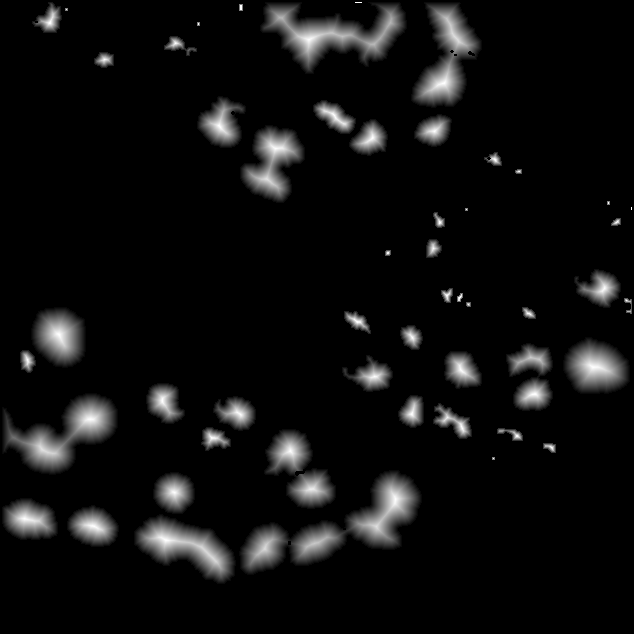
%> input picture assets/binary-red.bmp, 634 x 634 px
$ octave test.m   (GNU Octave 9; MATLAB toolbox functions it lacks are replaced by stand-ins)
%> lines starting %> are read from the running program, lines starting %| are printed output that depends on the picture; in (x1, y1, x2, y2) boxes, pixels count from 0 and x2, y2 are one past the last pixel; in counts of white or black regions, pixels touching at a corner belong together; the program's own positions count from 1
rgb = imread('binary-red.bmp');
%> rgb is the input picture: size 634x634x3 uint8; min 0, max 255, mean 14.6
I = rgb2gray(rgb);
imshow(I)

hy = fspecial('sobel');
hx = hy';
Iy = imfilter(double(I), hy, 'replicate');
Ix = imfilter(double(I), hx, 'replicate');
gradmag = sqrt(Ix.^2 + Iy.^2);
figure
imshow(gradmag,[]), title('Gradient magnitude (gradmag)')

L = watershed(gradmag);
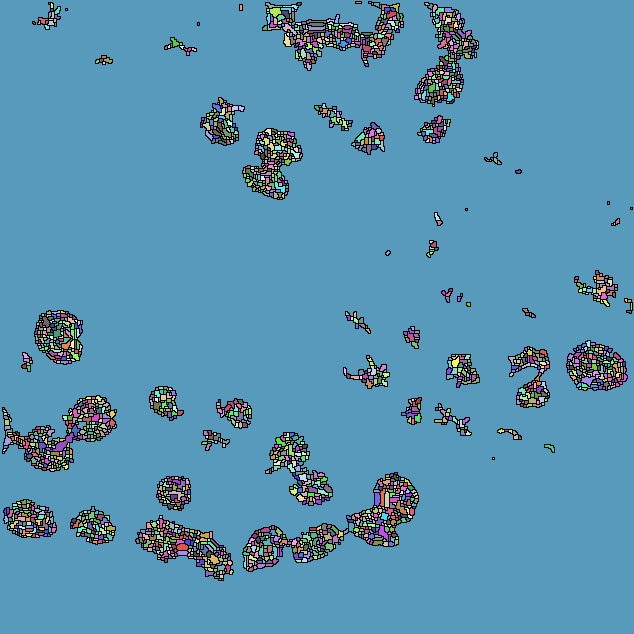
%> L: size 634x634 uint16; 2568 distinct labels, from 0 to 2567; one colour per label, 0 black
Lrgb = label2rgb(L);
figure, imshow(Lrgb), title('Watershed transform of gradient magnitude (Lrgb)')

se = strel('disk', 5);
Io = imopen(I, se);
figure
imshow(Io), title('Opening (Io)')

Ie = imerode(I, se);
Iobr = imreconstruct(Ie, I);
figure
imshow(Iobr), title('Opening-by-reconstruction (Iobr)')

Ioc = imclose(Io, se);
figure
imshow(Ioc), title('Opening-closing (Ioc)')

Iobrd = imdilate(Iobr, se);
Iobrcbr = imreconstruct(imcomplement(Iobrd), imcomplement(Iobr));
Iobrcbr = imcomplement(Iobrcbr);
figure
imshow(Iobrcbr), title('Opening-closing by reconstruction (Iobrcbr)')

fgm = imregionalmax(Iobrcbr);
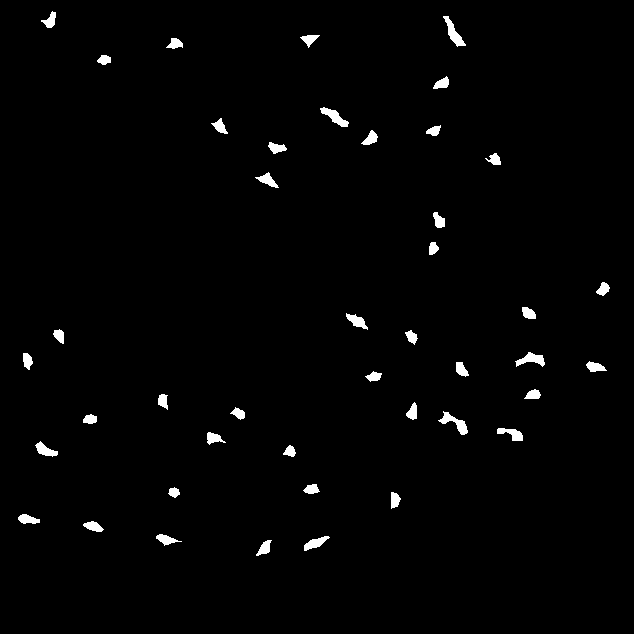
%> fgm: size 634x634 logical; 1.5% white; 43 white regions, largest, box (x1, y1, x2, y2) and area: (443, 16, 466, 47) 252, (438, 411, 468, 435) 251, (320, 107, 349, 127) 237
figure
imshow(fgm), title('Regional maxima of opening-closing by reconstruction (fgm)')

I2 = I;
I2(fgm) = 255;
%> I2: size 634x634 uint8; min 0, max 255, mean 15.6
figure
imshow(I2), title('Regional maxima superimposed on original image (I2)')

se2 = strel(ones(3,3));
fgm2 = imclose(fgm, se2);
fgm3 = imerode(fgm2, se2);
%> fgm3: size 634x634 logical; 0.85% white; 43 white regions, largest, box (x1, y1, x2, y2) and area: (445, 17, 464, 45) 149, (322, 109, 347, 126) 143, (441, 413, 467, 434) 142

fgm4 = bwareaopen(fgm3, 5);
I3 = I;
I3(fgm4) = 255;
%> I3: size 634x634 uint8; min 0, max 255, mean 15
figure
imshow(I3)
title('Modified regional maxima superimposed on original image (fgm4)')

bw = im2bw(Iobrcbr, graythresh(Iobrcbr));
%> bw: size 634x634 logical; 9.4% white; 36 white regions, largest, box (x1, y1, x2, y2) and area: (266, 7, 402, 68) 3716, (8, 399, 112, 469) 3036, (416, 7, 477, 103) 2788
figure
imshow(bw), title('Thresholded opening-closing by reconstruction (bw)')

D = bwdist(bw);
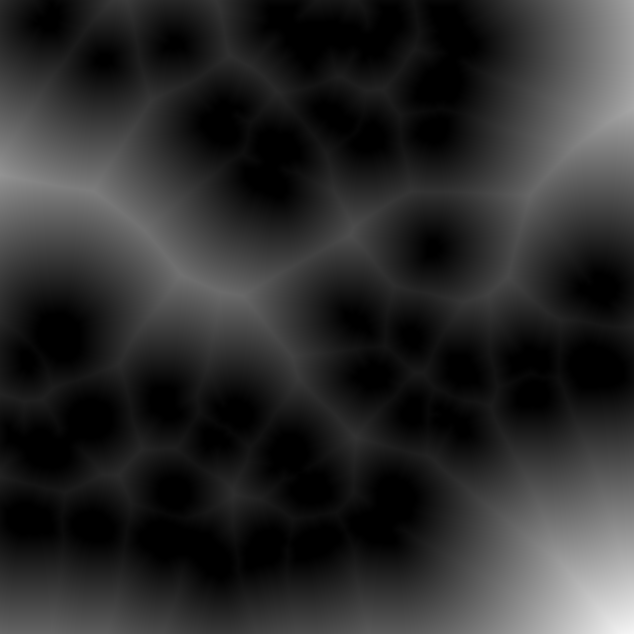
%> D: size 634x634 single; min 0, max 245.3, mean 43.3
DL = watershed(D);
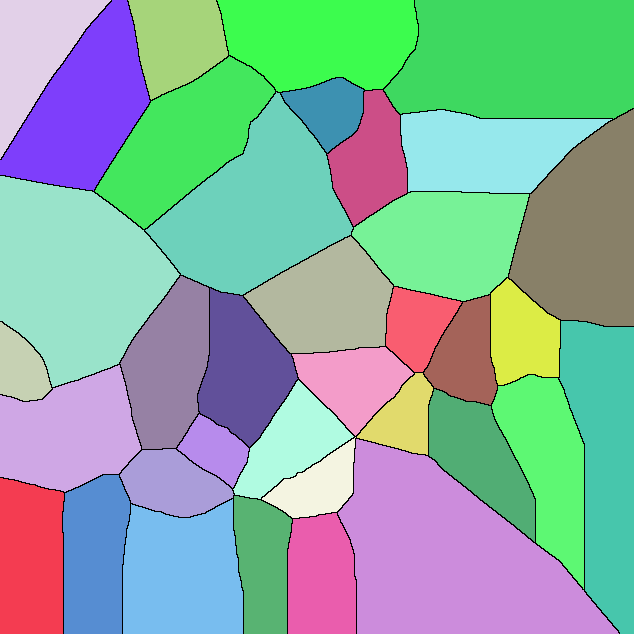
%> DL: size 634x634 uint8; 37 distinct labels, from 0 to 36; one colour per label, 0 black
bgm = DL == 0;
%> bgm: size 634x634 logical; 2% white in thin lines or dots
figure
imshow(bgm), title('Watershed ridge lines (bgm)')

gradmag2 = imimposemin(gradmag, bgm | fgm4);

L = watershed(gradmag2);
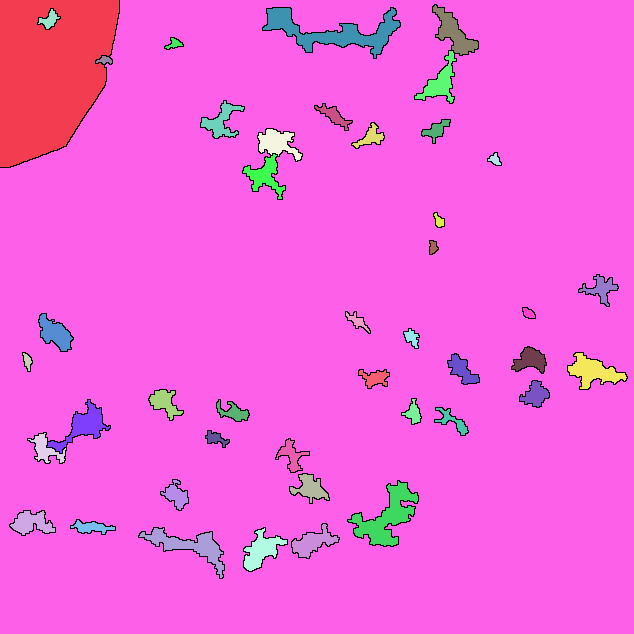
%> L: size 634x634 uint8; 45 distinct labels, from 0 to 44; one colour per label, 0 black

I4 = I;
I4(imdilate(L == 0, ones(3, 3)) | bgm | fgm4) = 255;
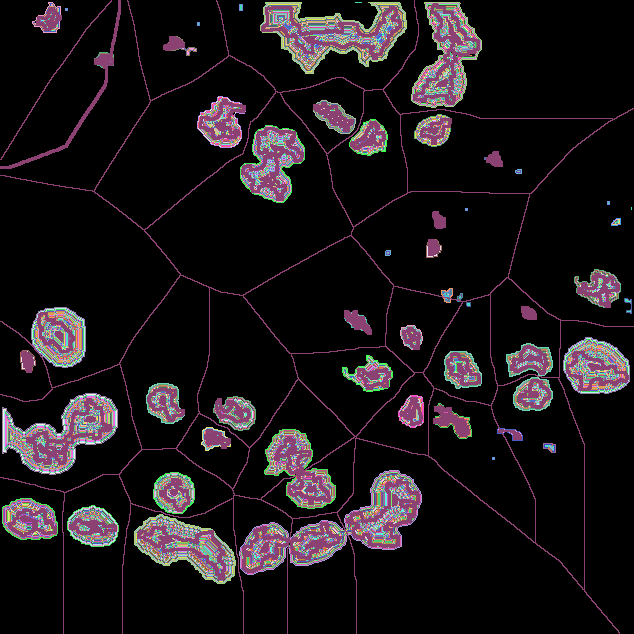
%> I4: size 634x634 uint8; 224 distinct labels, from 0 to 255; one colour per label, 0 black
figure
imshow(I4)
title('Markers and object boundaries superimposed on original image (I4)')

Lrgb = label2rgb(L, 'jet', 'w', 'shuffle');
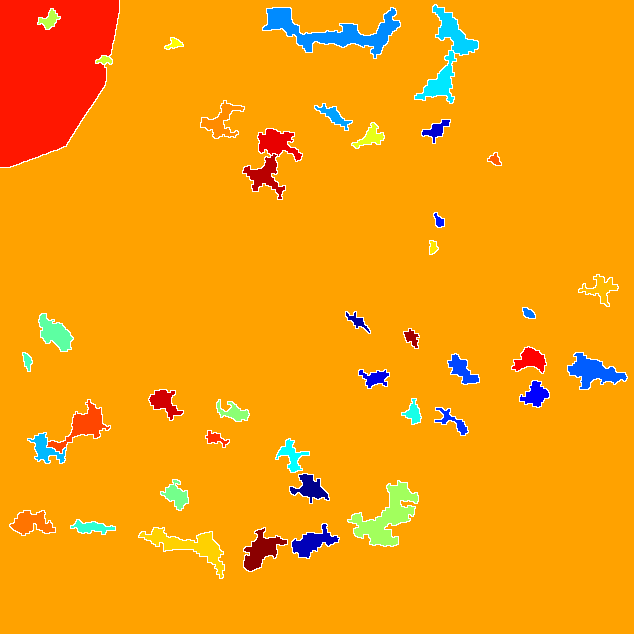
%> Lrgb: size 634x634x3 uint8; mean R, G, B 247.8, 156.8, 10.9
figure
imshow(Lrgb)
title('Colored watershed label matrix (Lrgb)')

figure
imshow(I)
hold on
himage = imshow(Lrgb);
himage.AlphaData = 0.3;
title('Lrgb superimposed transparently on original image')
%> figure, not shown here; its title reads 'Lrgb superimposed transparently on original image'
